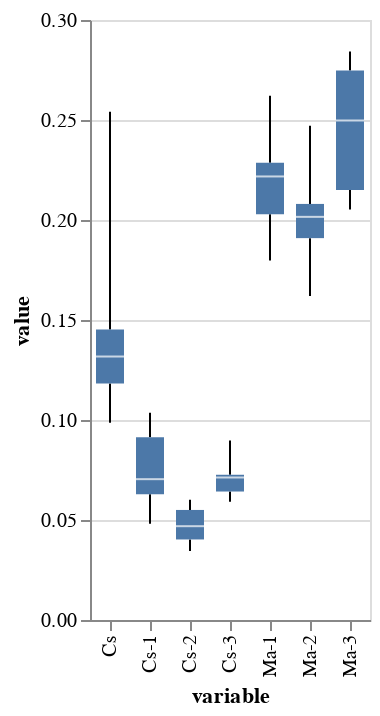

The cell this chart's notebook holds for it:
### Code cell
calc_rf_importances("models_20/log_decay/N_6_vc_3_vm_3_lr_0.001_hc_50_hm_50_cSpeakFreq_2_mActFreq_1/test_trajectories.pkl")

### Figure 1 — Vega-Lite specification as saved in the notebook (floating-point values rounded to 4 significant figures)
{"config": {"view": {"continuousWidth": 400, "continuousHeight": 300}}, "data": {"name": "data-edc39df820f1f6f507b5932a85ef6d60"}, "mark": {"type": "boxplot", "extent": "min-max"}, "encoding": {"x": {"field": "variable", "type": "nominal"}, "y": {"field": "value", "type": "quantitative"}}, "$schema": "https://vega.github.io/schema/vega-lite/v4.17.0.json", "datasets": {"data-edc39df820f1f6f507b5932a85ef6d60": [{"variable": "Cs", "value": 0.141}, {"variable": "Cs", "value": 0.1225}, {"variable": "Cs", "value": 0.1456}, {"variable": "Cs", "value": 0.1061}, {"variable": "Cs", "value": 0.09863}, {"variable": "Cs", "value": 0.2541}, {"variable": "Cs", "value": 0.1169}, {"variable": "Cs", "value": 0.1442}, {"variable": "Cs", "value": 0.1224}, {"variable": "Cs", "value": 0.1735}, {"variable": "Cs-1", "value": 0.0481}, {"variable": "Cs-1", "value": 0.09629}, {"variable": "Cs-1", "value": 0.07641}, {"variable": "Cs-1", "value": 0.1014}, {"variable": "Cs-1", "value": 0.05162}, {"variable": "Cs-1", "value": 0.1036}, {"variable": "Cs-1", "value": 0.06758}, {"variable": "Cs-1", "value": 0.06128}, {"variable": "Cs-1", "value": 0.07208}, {"variable": "Cs-1", "value": 0.06875}, {"variable": "Cs-2", "value": 0.03976}, {"variable": "Cs-2", "value": 0.04503}, {"variable": "Cs-2", "value": 0.05555}, {"variable": "Cs-2", "value": 0.04877}, {"variable": "Cs-2", "value": 0.04051}, {"variable": "Cs-2", "value": 0.03448}, {"variable": "Cs-2", "value": 0.05343}, {"variable": "Cs-2", "value": 0.06013}, {"variable": "Cs-2", "value": 0.04019}, {"variable": "Cs-2", "value": 0.05656}, {"variable": "Cs-3", "value": 0.07267}, {"variable": "Cs-3", "value": 0.06163}, {"variable": "Cs-3", "value": 0.08223}, {"variable": "Cs-3", "value": 0.06249}, {"variable": "Cs-3", "value": 0.07183}, {"variable": "Cs-3", "value": 0.0591}, {"variable": "Cs-3", "value": 0.07245}, {"variable": "Cs-3", "value": 0.0898}, {"variable": "Cs-3", "value": 0.07068}, {"variable": "Cs-3", "value": 0.06946}, {"variable": "Ma-3", "value": 0.2597}, {"variable": "Ma-3", "value": 0.2842}, {"variable": "Ma-3", "value": 0.2053}, {"variable": "Ma-3", "value": 0.2793}, {"variable": "Ma-3", "value": 0.2281}, {"variable": "Ma-3", "value": 0.207}, {"variable": "Ma-3", "value": 0.261}, {"variable": "Ma-3", "value": 0.2106}, {"variable": "Ma-3", "value": 0.2803}, {"variable": "Ma-3", "value": 0.2398}, {"variable": "Ma-2", "value": 0.2087}, {"variable": "Ma-2", "value": 0.1933}, {"variable": "Ma-2", "value": 0.2139}, {"variable": "Ma-2", "value": 0.1996}, {"variable": "Ma-2", "value": 0.2471}, {"variable": "Ma-2", "value": 0.162}, {"variable": "Ma-2", "value": 0.2061}, {"variable": "Ma-2", "value": 0.2035}, {"variable": "Ma-2", "value": 0.1902}, {"variable": "Ma-2", "value": 0.1872}, {"variable": "Ma-1", "value": 0.23}, {"variable": "Ma-1", "value": 0.1971}, {"variable": "Ma-1", "value": 0.2211}, {"variable": "Ma-1", "value": 0.2023}, {"variable": "Ma-1", "value": 0.2621}, {"variable": "Ma-1", "value": 0.1798}, {"variable": "Ma-1", "value": 0.2225}, {"variable": "Ma-1", "value": 0.2305}, {"variable": "Ma-1", "value": 0.2242}, {"variable": "Ma-1", "value": 0.2047}]}}
